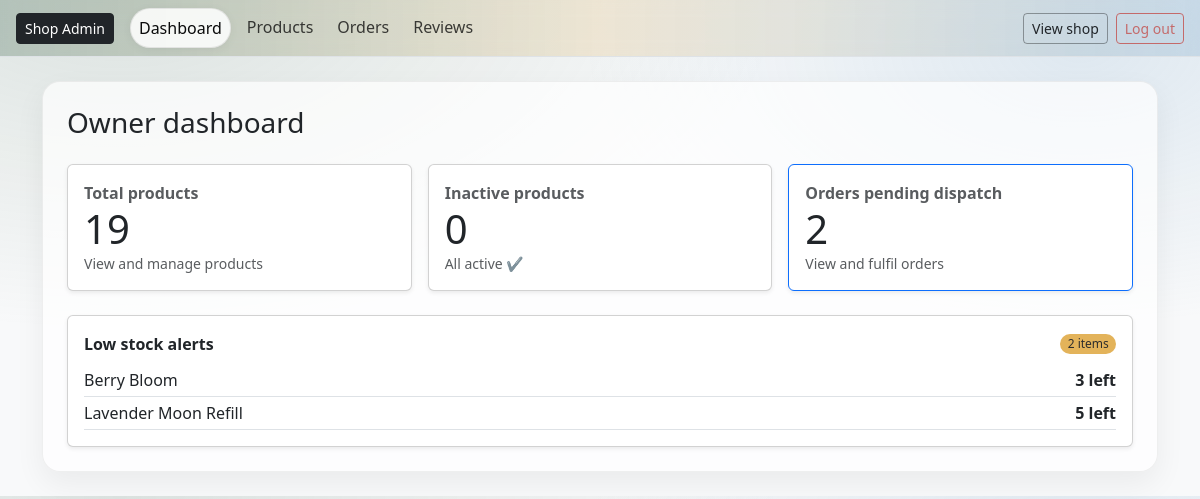
The app's page /owner/dashboard/ (signed in) with its own data.
### catalog/models.py (models this page shows, shortened)
class Product(models.Model):
    title = models.CharField(max_length=160)
    slug = models.SlugField(max_length=180, unique=True, blank=True)
    description = models.TextField(blank=True)
    scent = models.CharField(max_length=50, help_text="e.g. Lavender, Citrus")
    weight_g = models.PositiveIntegerField(help_text="Net weight in grams")
    price = models.DecimalField(max_digits=6, decimal_places=2)
    stock_qty = models.PositiveIntegerField(default=0)
    active = models.BooleanField(default=True)
    created_at = models.DateTimeField(auto_now_add=True)
    tags = models.CharField(
        max_length=250,
        blank=True,
        help_text="Comma-separated tags, e.g. winter, woody, refillable"
    )
    class Meta:
        ordering = ["title"]

### owner/views.py (the view)
# urls.py: path("dashboard/", views.dashboard, name="owner_dashboard"),
@staff_member_required(login_url="owner:owner_login")
def dashboard(request):
    low_qs = Product.objects.filter(
        active=True,
        stock_qty__lte=settings.LOW_STOCK_THRESHOLD
    ).order_by("stock_qty", "title")
    pending_dispatch_qs = Order.objects.filter(
        status=Order.PAID,
        fulfilment_status=Order.NEW,
    )
    return render(request, "owner/dashboard.html", {
        "product_count": Product.objects.count(),
        "inactive_count": Product.objects.filter(active=False).count(),
        "pending_orders": pending_dispatch_qs.count(),
        "low_stock_count": low_qs.count(),
        "low_stock": low_qs[:10],
        "LOW_STOCK_THRESHOLD": settings.LOW_STOCK_THRESHOLD,
    })

### cart/context_processors.py (called while the page is built)
def cart_count(request):
    cart = get_or_create_cart(request)
    try:
        count = sum(i.qty for i in cart.items.all())
    except Exception:
        count = 0
    return {"cart_count": count}

### cart/utils.py (called while the page is built)
def get_or_create_cart(request):
    if not request.session.session_key:
        request.session.create()
    request.session.set_expiry(60 * 60 * 24 * 14)
    session_key = request.session.session_key
    if request.user.is_authenticated:
        cart, created = Cart.objects.get_or_create(
            user=request.user,
            defaults={"session_key": session_key},
        )
        if not cart.session_key:
            cart.session_key = session_key
            cart.save(update_fields=["session_key"])
        return cart
    cart, _ = Cart.objects.get_or_create(user=None, session_key=session_key)
    return cart

### owner/templates/owner/dashboard.html
{% extends "owner/base_owner.html" %}
{% load static %}
{% block content %}
<h1 class="h3 mb-4">Owner dashboard</h1>
<div class="row g-3">
  <div class="col-md-4">
    <a href="{% url 'owner:owner_products' %}" class="text-decoration-none text-dark">
      <div class="card p-3 h-100 shadow-sm">
        <div class="fw-semibold text-muted">Total products</div>
        <div class="display-6">{{ product_count }}</div>
        <small class="text-muted">View and manage products</small>
      </div>
    </a>
  </div>
  <div class="col-md-4">
    <a href="{% url 'owner:owner_products' %}" class="text-decoration-none text-dark">
      <div class="card p-3 h-100 shadow-sm {% if inactive_count %}border-warning{% endif %}">
        <div class="fw-semibold text-muted">Inactive products</div>
        <div class="display-6">
          {{ inactive_count }}
        </div>
        <small class="text-muted">
          {% if inactive_count %}
            Needs review
          {% else %}
            All active ✔
          {% endif %}
        </small>
      </div>
    </a>
  </div>
  <div class="col-md-4">
    <a href="{% url 'owner:owner_orders' %}" class="text-decoration-none text-dark">
      <div class="card p-3 h-100 shadow-sm {% if pending_orders %}border-primary{% endif %}">
        <div class="fw-semibold text-muted">Orders pending dispatch</div>
        <div class="display-6">{{ pending_orders }}</div>
        <small class="text-muted">View and fulfil orders</small>
      </div>
    </a>
  </div>
</div>
<div class="card p-3 mt-4 shadow-sm">
  <div class="d-flex justify-content-between align-items-center mb-2">
    <div class="fw-semibold">Low stock alerts</div>
    {% if low_stock_count %}
      <span class="badge text-bg-warning">
        {{ low_stock_count }} item{{ low_stock_count|pluralize }}
      </span>
    {% else %}
      <span class="badge text-bg-success">All good</span>
    {% endif %}
  </div>
  <ul class="list-unstyled mb-0">
    {% for p in low_stock %}
      <li class="d-flex justify-content-between py-1 border-bottom">
        <span>{{ p.title }}</span>
        <span class="fw-semibold">{{ p.stock_qty }} left</span>
      </li>
    {% empty %}
      <li class="text-muted py-2">
        🎉 No low-stock items — everything is healthy
      </li>
    {% endfor %}
  </ul>
</div>
{% endblock content %}

### static/css/base-admin.css (style rules this page uses)
:root { --bb-primary: #0a0b0b; --bb-secondary: #8f8a83; --bb-success: #8f8a83; --bb-warning: #e3b35a; --bb-danger: #c46a6a; --bb-info: #7aa6c9; --bb-bg-soft: rgba(255, 255, 255, .85); --bb-border-soft: rgba(0, 0, 0, .08); --bb-shadow-soft: 0 12px 30px rgba(0, 0, 0, .06); --bb-primary: #0a0b0b; --bb-primary-dark: #0a0b0b; --bb-cream: #f6f4f0; --bb-text: #333333; }
body.bb-admin { background: radial-gradient(1200px 600px at 10% 0%, rgba(95, 127, 107, .18), transparent 55%), radial-gradient(900px 500px at 90% 10%, rgba(122, 166, 201, .20), transparent 55%), #f8f9fa; }
.badge { border-radius: 999px; font-weight: 500; padding: .35em .6em; }
.text-bg-warning { background-color: var(--bb-warning) !important; color: #2d2d2d !important; }

### records on screen
Product: title "Berry Bloom", stock_qty "3"
Product: title "Lavender Moon Refill", stock_qty "5"

### other values on screen
{{ product_count }} "19"
{{ inactive_count }} "0"
{{ pending_orders }} "2"
{{ low_stock_count }} "2"
